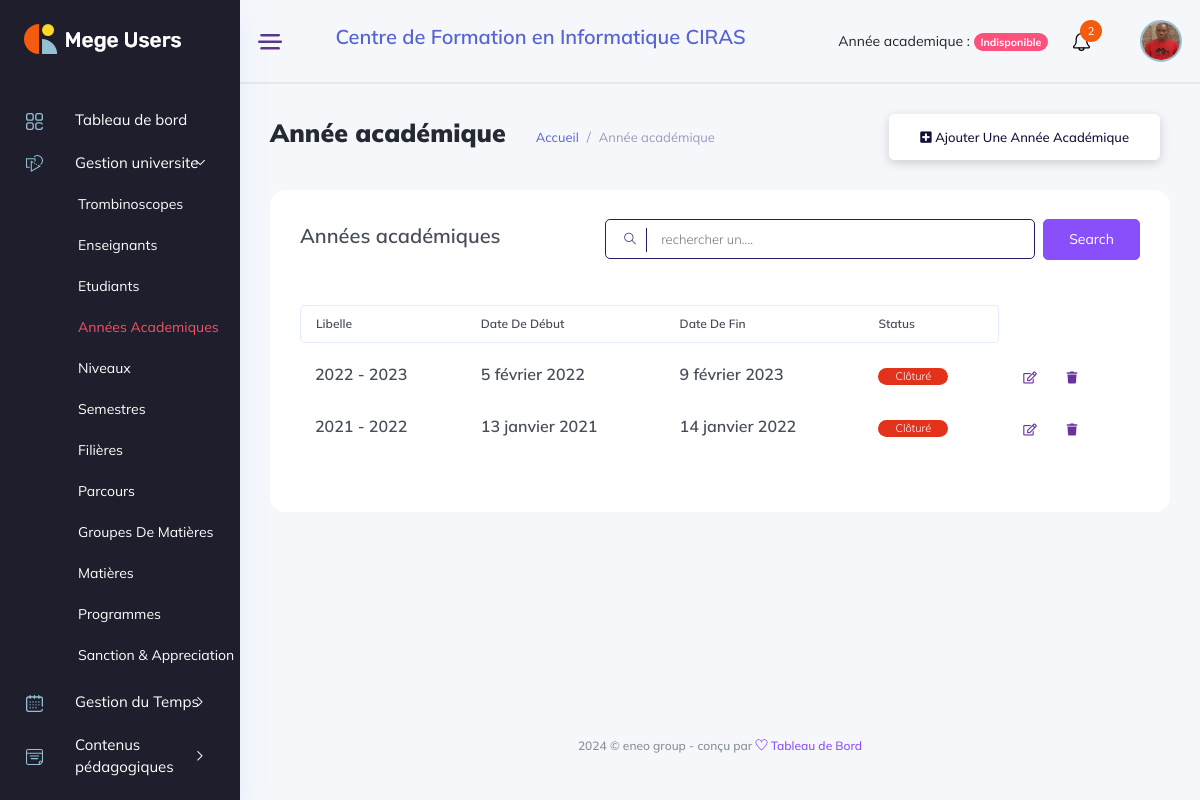
/gestion_universite/année-academiques/ (signed in), run on an earlier commit of the app's database.
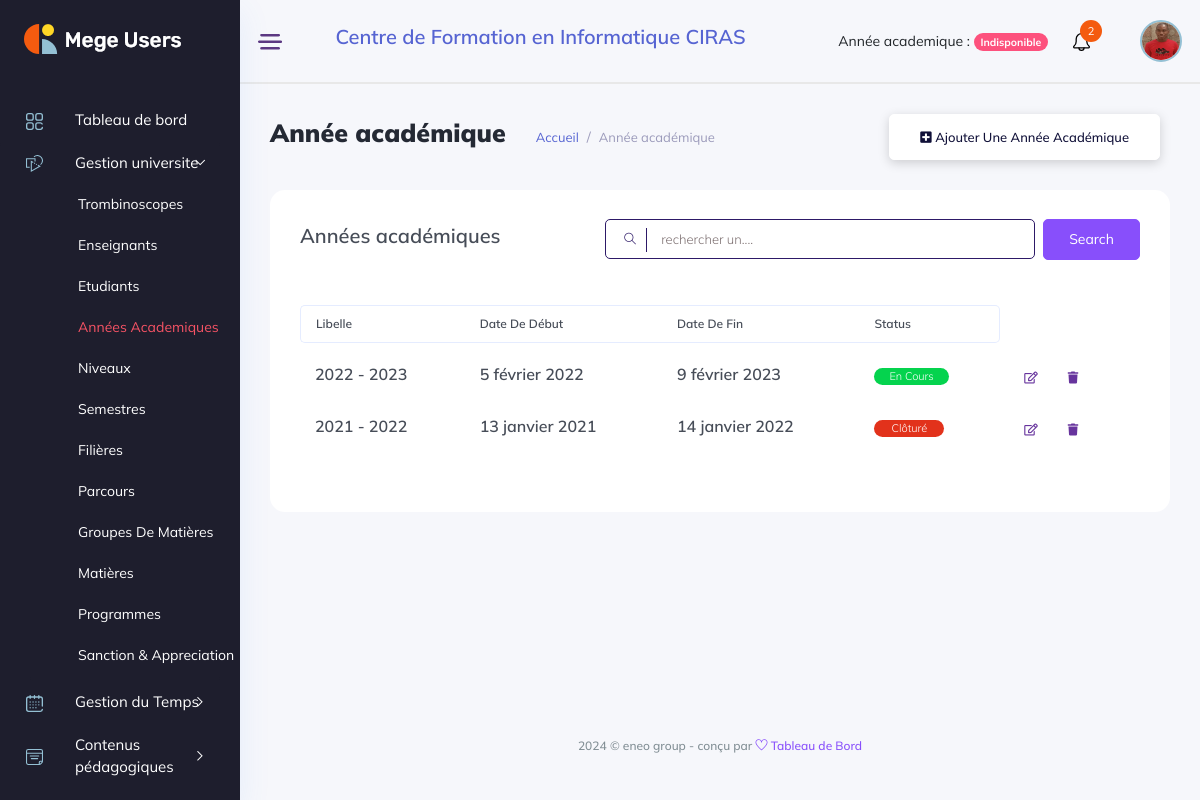
And on a later commit of the database.
### backend/models/user_account.py (models this page shows, shortened)
class User(AbstractBaseUser, PermissionsMixin):
    school = models.ForeignKey(Etablishment, on_delete=models.CASCADE, null=True, blank=True)
    username = models.CharField(max_length=255, unique=True,)
    student = models.OneToOneField(Student, unique=True, on_delete=models.SET_NULL, null=True, blank=True)
    teacher = models.OneToOneField(Teacher, unique=True, on_delete=models.SET_NULL, null=True, blank=True)
    management_profil = models.OneToOneField(ManagementProfil, unique=True, on_delete=models.CASCADE, null=True, blank=True)
    is_active = models.BooleanField(default=True)
    is_admin = models.BooleanField(default=False)
    is_manager = models.BooleanField(default=False)
    is_accountant = models.BooleanField(default=False)
    is_student = models.BooleanField(default=False)
    is_teacher = models.BooleanField(default=False)
    created_at = models.DateTimeField(auto_now_add=True)
    updated_at = models.DateTimeField(auto_now=True)
    objects = UserManager()
    USERNAME_FIELD = 'username'

### backend/models/gestion_ecole.py (models this page shows, shortened)
class Etablishment(models.Model):
    name = models.CharField(max_length=120)
    tel = models.CharField(max_length=20)
    address = models.CharField(max_length=100)
    social_address = models.CharField(max_length=100, blank=True, null=True)
    email = models.EmailField(max_length=200, blank=True, null=True)
    bulletin_foot = models.CharField(max_length=50, blank=True, null=True)
    currency = models.CharField(max_length=50, choices=currencies)
    système = models.CharField(max_length=50, choices=systemes)
    status_fees = models.CharField(max_length=50, choices=statues)
    subscription_fees = models.FloatField(default=1000)
    month = models.IntegerField(default=9)
    re_registration_fees = models.FloatField(default=800)

class AcademicYear(models.Model):
    label = models.CharField(max_length=50)
    start_date = models.DateField(blank=True, null=True)
    end_date = models.DateField(blank=True, null=True)
    status = models.BooleanField(default=True)
    school = models.ForeignKey(Etablishment, on_delete=models.CASCADE, null=True)
    created_at = models.DateTimeField(auto_now_add=True)
    updated_at = models.DateTimeField(auto_now=True)

### manager_dashboard/views/gestion_universite_view.py (called while the page is built)
    def dispatch(self,request, *args, **kwargs):
        if not request.user.is_authenticated:
            return redirect('backend:login')
        if request.user.is_manager or request.user.is_admin:
            return super().dispatch(request, *args, **kwargs)
        return redirect('backend:logout')

    def get(self, request, *args, **kwargs):
        academic_years = AcademicYear.objects.filter(school=request.user.school).order_by('-label')
        context = {'academic_years': academic_years}
        return render(request, template_name=self.template, context=context)

### manager_dashboard/templates/manager_dashboard/gestion_universite/annee_academiques.html (shortened to what this page needs)
{% extends '../base.html' %}
{% load static %}
{% block content %}
<div class="main_content_iner overly_inner ">
    <div class="container-fluid p-0 ">
        <div class="row">
            <div class="col-12">
                <div class="page_title_box d-flex flex-wrap align-items-center justify-content-between">
                    <div class="page_title_left d-flex align-items-center">
                        <h3 class="f_s_25 f_w_700 dark_text mr_30">Année académique</h3>
                        <ol class="breadcrumb page_bradcam mb-0">
                            <li class="breadcrumb-item"><a class='text-primary' href='{% url "manager_dashboard:index" %}'>Accueil</a></li>
                            <li class="breadcrumb-item"><a href="">Année académique</a></li>
                        </ol>
                    </div>
                    {% if not user.is_admin %}
                    <div class="page_title_right">
                        <div class="page_date_button d-flex align-items-center">
                            <a href='{% url "manager_dashboard:add_year" %}' class="white_btn3"><i class="fas fa-plus-square"></i> Ajouter une année académique</a>
                        </div>
                    </div>
                    {% endif %}
                </div>
            </div>
        </div>
        <div class="row">
            <div class="col-lg-12">
                <div class="white_card card_height_100 mb_30 pt-4">
                    <div class="white_card_body">
                        <div class="QA_section">
                            <div class="white_box_tittle list_header">
                                <h4>Années académiques </h4>
                                <div class="box_right d-flex lms_block">
                                    <div class="serach_field_2">
                                        <div class="search_inner">
                                            <form Active="#">
                                                <div class="search_field">
                                                    <input type="text" id="searchInput" placeholder="rechercher un....">
                                                </div>
                                                <button type="submit"> <i class="ti-search"></i> </button>
                                            </form>
                                        </div>
                                    </div>
                                    <div class="add_button ms-2">
                                        <a href="#" data-toggle="modal" data-target="#addcategory" class="btn_1">search</a>
                                    </div>
                                </div>
                            </div>
                            <div class="QA_table mb_30">
                                <table id="dataTable" class="table lms_table_active ">
                                    <thead>
                                        <tr>
                                            <th scope="col">Libelle</th>
                                            <th scope="col">Date de début</th>
                                            <th scope="col">Date de fin</th>
                                            <th scope="col">Status</th>
                                        </tr>
                                    </thead>
                                    <tbody id="elementList">
                                        {% for year in academic_years %}
                                            <tr data-id="{{ year.id }}">
                                                <td> <h6> {{ year.label }} </h6></td>
                                                <td> <h6> {{ year.start_date }}</h6></td>
                                                <td> <h6> {{ year.end_date }} </h6></td>
                                                {% if year.status %}
                                                    <td><h6> <a class="status_btn">En cours</a></h6></td>
                                                {% else %}
                                                    <td><h6> <a class="status_Btn">Clôturé</a></h6></td>
                                                {% endif %}
                                                {% if not user.is_admin %}
                                                <td>
                                                    <div class="action_btns d-flex">
                                                        <a href='{% url "manager_dashboard:edit_year" year.id %}' class="action_btn mr_10"> <i class="far fa-edit"></i> </a>
                                                        <a href="#" onclick='deleteYear({{ year.id }})' class="action_btn"> <i class="fas fa-trash"></i> </a>
                                                    </div>
                                                </td>
                                                {% endif %}
                                            </tr>
                                        {% endfor %}
                                    </tbody>
                                </table>
                            </div>
                        </div>
                    </div>
                </div>
            </div>
        </div>
    </div>
</div>
{% endblock content %}

### manager_dashboard/templates/manager_dashboard/base.html (shortened to what this page needs)
<!DOCTYPE html>
{% load static %}
<html lang="fr">
<head>
    <link rel="stylesheet" href="{% static 'css/bootstrap1.min.css' %}" />
    <link rel="stylesheet" href="{% static 'vendors/themefy_icon/themify-icons.css' %}" />
    <link rel="stylesheet" href="{% static 'vendors/niceselect/css/nice-select.css' %}" />
    <link rel="stylesheet" href="{% static 'vendors/owl_carousel/css/owl.carousel.css' %}" />
    <link rel="stylesheet" href="{% static 'vendors/gijgo/gijgo.min.css' %}" />
    <link rel="stylesheet" href="{% static 'vendors/font_awesome/css/all.min.css' %}" />
    <link rel="stylesheet" href="{% static 'vendors/tagsinput/tagsinput.css' %}" />
    <link rel="stylesheet" href="{% static 'vendors/datepicker/date-picker.css' %}" />
    <link rel="stylesheet" href="{% static 'vendors/vectormap-home/vectormap-2.0.2.css' %}" />
    <link rel="stylesheet" href="{% static 'vendors/scroll/scrollable.css' %}" />
    <link rel="stylesheet" href="{% static 'vendors/datatable/css/jquery.dataTables.min.css' %}" />
    <link rel="stylesheet" href="{% static 'vendors/datatable/css/responsive.dataTables.min.css' %}" />
    <link rel="stylesheet" href="{% static 'vendors/datatable/css/buttons.dataTables.min.css' %}" />
    <link rel="stylesheet" href="{% static 'vendors/text_editor/summernote-bs4.css' %}" />
    <link rel="stylesheet" href="{% static 'vendors/morris/morris.css' %}">
    <link rel="stylesheet" href="{% static 'vendors/material_icon/material-icons.css' %}" />
    <link rel="stylesheet" href="{% static 'css/metisMenu.css' %}">
    <link rel="stylesheet" href="{% static 'css/style1.css' %}" />
    <link rel="stylesheet" href="{% static 'css/colors/default.css' %}" id="colorSkinCSS">
</head>
<body class="crm_body_bg">
    <nav class="sidebar dark_sidebar">
        <div class="logo d-flex justify-content-between">
            <a class="large_logo" href="index-2.html"><img src="{% static 'img/logo_white.png' %}" alt></a>
        </div>
        <ul id="sidebar_menu">
            <li class>
                <a href='{% url "manager_dashboard:index" %}' aria-expanded="false">
                    <div class="nav_icon_small">
                    <img src="{% static 'img/menu-icon/dashboard.svg' %}" alt>
                    </div>
                    <div class="nav_title">
                        <span>Tableau de bord</span>
                    </div>
                </a>
            </li>
            <li class>
                <a class="has-arrow" href="#" aria-expanded="false">
                    <div class="nav_icon_small">
                        <img src="{% static 'img/menu-icon/16.svg' %}" alt>
                    </div>
                    <div class="nav_title">
                        <span>Gestion universite </span>
                    </div>
                </a>
                <ul>
                    <li><a href='{% url "manager_dashboard:trombinoscopes" %}'>Trombinoscopes</a></li>
                    <li><a href='{% url "manager_dashboard:teachers" %}'>Enseignants</a></li>
                    <li><a href='{% url "manager_dashboard:students" %}'>Etudiants</a></li>
                    <li><a href='{% url "manager_dashboard:years" %}'>Années academiques</a></li>
                    <li><a href='{% url "manager_dashboard:levels" %}'>Niveaux</a></li>
                    <li><a href='{% url "manager_dashboard:semesters" %}'>Semestres</a></li>
                    <li><a href='{% url "manager_dashboard:sectors" %}'>Filières</a></li>
                    <li><a href='{% url "manager_dashboard:careers" %}'>Parcours</a></li>
                    <li><a href='{% url "manager_dashboard:group_subjects" %}'>Groupes de Matières</a></li>
                    <li><a href='{% url "manager_dashboard:subjects" %}'>Matières</a></li>
                    <li><a href='{% url "manager_dashboard:programs" %}'>Programmes</a></li>
                    <li><a href='{% url "manager_dashboard:sanction_appreciations" %}'>Sanction & Appreciation</a></li>
                </ul>
            </li>
            <li class>
                <a class="has-arrow" href="#" aria-expanded="false">
                    <div class="nav_icon_small">
                        <img src="{% static 'img/menu-icon/15.svg' %}" alt>
                    </div>
                    <div class="nav_title">
                        <span>Gestion du Temps </span>
                    </div>
                </a>
            </li>
            <li class>
                <a class="has-arrow" href="#" aria-expanded="false">
                    <div class="nav_icon_small">
                        <img src="{% static 'img/menu-icon/11.svg' %}" alt>
                    </div>
                    <div class="nav_title">
                        <span>Contenus pédagogiques </span>
                    </div>
                </a>
            </li>
            <li class>
                <a class="has-arrow" href="#" aria-expanded="false">
                </a>
            </li>
        </ul>
    </nav>
    <section class="main_content dashboard_part large_header_bg">
        <div class="container-fluid g-0">
            <div class="row">
                <div class="col-lg-12 p-0 ">
                    <div class="header_iner d-flex justify-content-between align-items-center">
                        <div class="line_icon open_miniSide d-none d-lg-block">
                            <img src="{% static 'img/line_img.png' %}" alt>
                        </div>
                        <h4 class='text-center text-primary'>{{user.school.name}}</h4>
                        <div class="header_right d-flex justify-content-between align-items-center">
                            <div class="header_notification_warp d-flex align-items-center">
                                <li style="margin-right: 25px;">
                                    Année academique :
                                    {% if request.session.academic_year %}
                                        {% with academic_year=request.session.academic_year %}
                                            <span class="badge rounded-pill bg-primary">{{request.session.academic_year}}</span>
                                        {% endwith %}
                                    {% else %}
                                        <span class="badge rounded-pill bg-danger">Indisponible</span>
                                    {%endif%}
                                </li>
                                <li>
                                    <a class="bell_notification_clicker" href="#"> <img src="{% static 'img/icon/bell.svg' %}" alt><span>2</span></a>
                                </li>
                            </div>
                            <div class="profile_info">
                                <img src="{% static 'img/membre.jpg' %}" width="50" height="50" alt="#">
                            </div>
                        </div>
                    </div>
                </div>
            </div>
        </div>
        {% block content %}{% endblock %}
        <div class="footer_part">
            <div class="container-fluid">
                <div class="row">
                    <div class="col-lg-12">
                        <div class="footer_iner text-center">
                            <p>{% now "Y" %} © eneo group - conçu par <a href="#"> <i class="ti-heart"></i> </a><a href="#"> Tableau de Bord</a></p>
                        </div>
                    </div>
                </div>
            </div>
        </div>
    </section>
</body>
</html>

### elimu_universite/static/css/metisMenu.css (style rules this page uses)
.metismenu .has-arrow { position:relative }
.metismenu .has-arrow::after { position:absolute;content:'';transform:rotate(-90deg) translate(0,-50%);transform-origin:top;top:50%;transition:all .3s ease-out;right:40px;content:"\e64b";font-family:themify;color:#a5adc6;font-weight:600;font-size:14px }
.metismenu .mm-active>.has-arrow::after,.metismenu .has-arrow[aria-expanded=true]::after { transform:rotate(180deg) translate(0,-50%) }

What changed in the data, as far as the page shows it:
changed AcademicYear "5 février 2022": status "Clôturé" → "En Cours"
